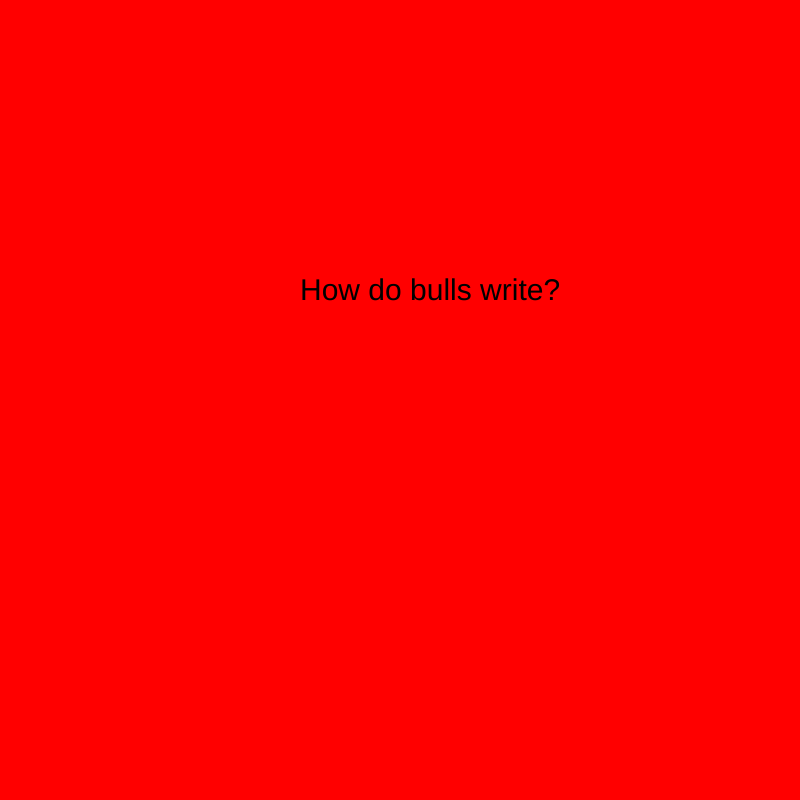
Frame 1 (no input)
Frame 60 (no input): identical to frame 1, image omitted
Frame 120 (the mouse pressed at the canvas centre since frame 60): identical to frame 1, image omitted

The p5.js sketch that drew this single still picture (run headless with seeded random() and noise() and a simulated clock; from frame 60 on, the mouse is pressed at the canvas centre):

// p5.js sketch
// ── sketch.js
var myState = 0;

function setup() {
  // put setup code here
  createCanvas(800, 800);
}

function draw() {
  // put drawing code here
  background('red');
  textSize(30);

  switch (myState) {

    case 0:
      text("How do bulls write?", 300, 300);
      break;

    case 1:
      text("With a bullpen", 300, 300);
      break;


  }

}

function mouseReleased() {
  myState = myState + 1;
  if (myState > 1) {
    myState = 0;
  }
}
